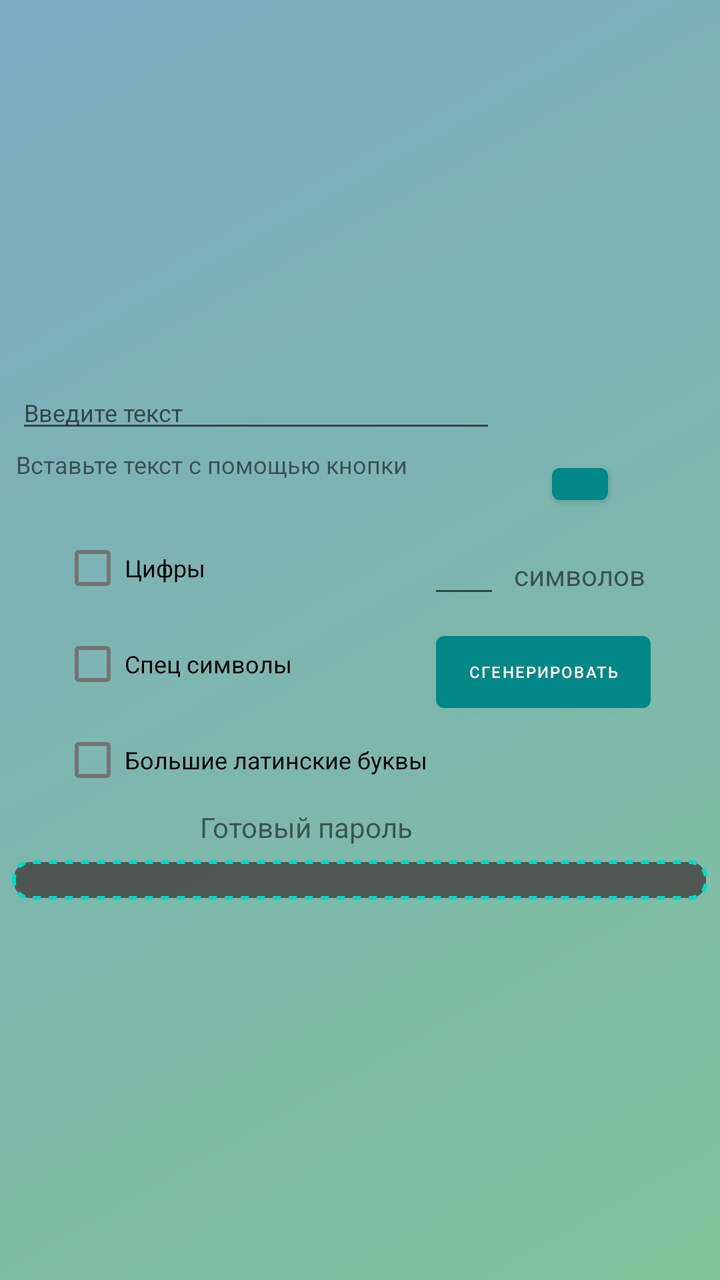
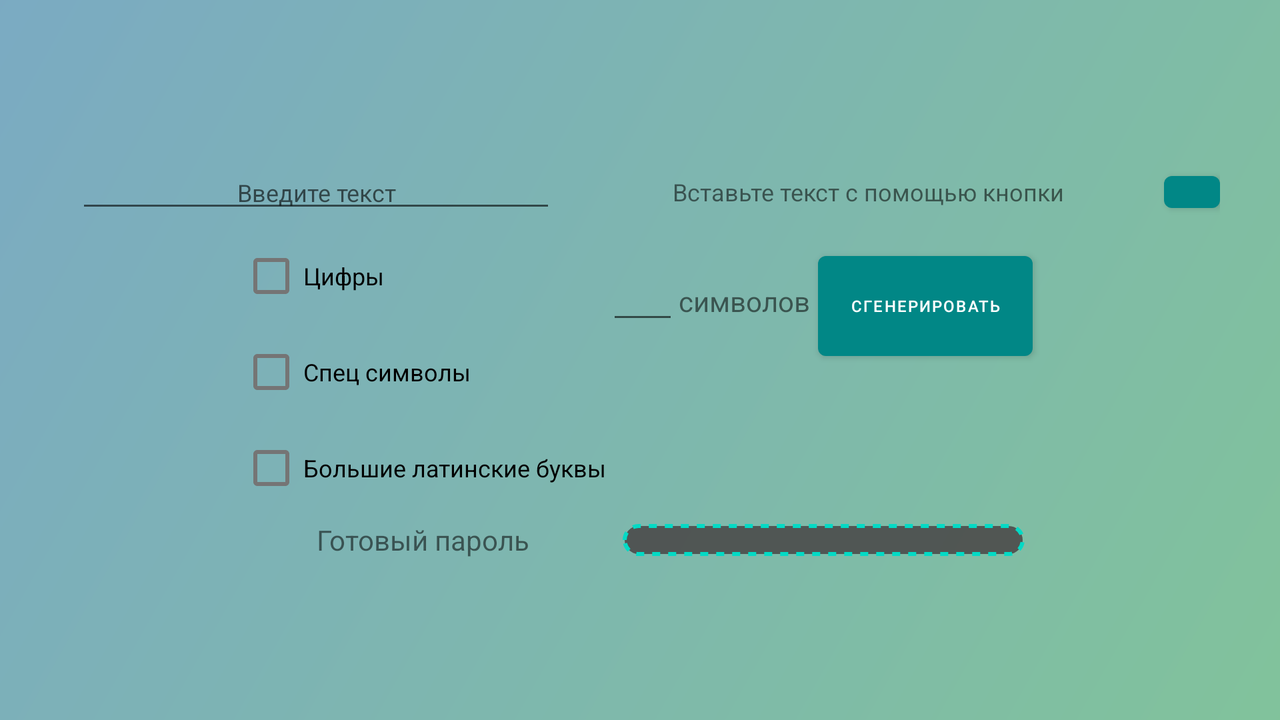

First picture: res/layout/ on a phone held upright. Second picture: the repository's own variant of that layout, on a device whose configuration matches the variant's folder. Source for both follows.
<!-- AndroidManifest.xml: application theme Theme.PasswordApp -->
<!-- res/layout/activity_main.xml -->
<?xml version="1.0" encoding="utf-8"?>
<LinearLayout xmlns:android="http://schemas.android.com/apk/res/android"
    xmlns:app="http://schemas.android.com/apk/res-auto"
    xmlns:tools="http://schemas.android.com/tools"
    android:id="@+id/main_linear_layout"
    android:layout_width="match_parent"
    android:layout_height="match_parent"
    android:gravity="center"
    android:orientation="vertical"
    android:scrollbarSize="@dimen/scrollbar_size"
    android:background="@drawable/main_background"
    tools:context=".MainActivity">

    <LinearLayout
        android:layout_width="match_parent"
        android:layout_height="@dimen/layout_row_height"
        android:orientation="horizontal">

        <EditText
            android:id="@+id/enter_text"
            android:layout_width="240dp"
            android:layout_height="wrap_content"
            android:layout_marginLeft="8dp"
            android:hint="@string/enter_text"
            android:textSize="12sp"></EditText>

        <ImageButton
            android:id="@+id/copy_button"
            android:layout_width="28dp"
            android:layout_height="28dp"
            android:layout_gravity="center"
            android:background="@android:color/transparent"
            android:foreground="@mipmap/copy"></ImageButton>
    </LinearLayout>

    <LinearLayout
        android:layout_width="match_parent"
        android:layout_height="@dimen/layout_row_height"
        android:orientation="horizontal">

        <TextView
            android:id="@+id/another_layout_text_view"
            android:layout_width="240dp"
            android:layout_height="match_parent"
            android:layout_alignLeft="@+id/enter_text"
            android:layout_alignRight="@+id/enter_text"
            android:layout_marginLeft="8dp"
            android:text="@string/paste_text"
            android:textSize="12sp" />

        <ImageButton
            android:id="@+id/paste_button"
            android:layout_width="28dp"
            android:layout_height="28dp"
            android:layout_gravity="center"
            android:background="@android:color/transparent"
            android:foreground="@mipmap/paste"></ImageButton>

        <Button
            android:id="@+id/translate_button"
            android:layout_width="28dp"
            android:layout_height="28dp"
            android:layout_gravity="center"
            android:text="@string/another_text_layout"
            android:textSize="@dimen/text_size" />
    </LinearLayout>

    <TableLayout
        android:layout_width="wrap_content"
        android:layout_height="wrap_content">

        <TableRow
            android:layout_width="match_parent"
            android:layout_height="match_parent" >

            <LinearLayout
                android:layout_width="match_parent"
                android:layout_height="match_parent"
                android:orientation="horizontal">

            </LinearLayout>

        </TableRow>

        <TableRow
            android:layout_width="match_parent"
            android:layout_height="match_parent">

            <FrameLayout
                android:layout_width="wrap_content"
                android:layout_height="wrap_content">

                <LinearLayout
                    android:layout_width="wrap_content"
                    android:layout_height="wrap_content"
                    android:orientation="vertical">

                    <CheckBox
                        android:id="@+id/numbers_check_box"
                        android:layout_width="wrap_content"
                        android:layout_height="wrap_content"
                        android:text="@string/password_generation_numbers"
                        android:textSize="12sp"
                        tools:layout_editor_absoluteX="@dimen/check_box_editor_x"
                        tools:layout_editor_absoluteY="@dimen/numbers_check_box_editor_y" />

                    <CheckBox
                        android:id="@+id/special_symb_check_box"
                        android:layout_width="wrap_content"
                        android:layout_height="wrap_content"
                        android:text="@string/password_generation_special_symb"
                        android:textSize="12sp"
                        tools:layout_editor_absoluteX="@dimen/check_box_editor_x"
                        tools:layout_editor_absoluteY="@dimen/special_symb_check_box_editor_y" />

                    <CheckBox
                        android:id="@+id/big_eng_check_box"
                        android:layout_width="wrap_content"
                        android:layout_height="wrap_content"
                        android:text="@string/password_generation_big_eng"
                        android:textSize="12sp"
                        tools:layout_editor_absoluteX="@dimen/check_box_editor_x"
                        tools:layout_editor_absoluteY="@dimen/big_eng_check_box_editor_y" />
                </LinearLayout>

            </FrameLayout>

            <LinearLayout
                android:layout_width="match_parent"
                android:layout_height="wrap_content"
                android:orientation="vertical">

                <LinearLayout
                    android:layout_width="match_parent"
                    android:layout_height="wrap_content">

                    <EditText
                        android:id="@+id/num_of_symbols_in_pswd"
                        android:layout_width="@dimen/layout_row_height"
                        android:layout_height="wrap_content"
                        android:layout_marginTop="8dp"
                        android:inputType="number"
                        android:textSize="14sp"></EditText>

                    <TextView
                        android:id="@+id/number_of_symbols_text"
                        android:layout_width="wrap_content"
                        android:layout_height="@dimen/layout_row_height"
                        android:layout_marginTop="8dp"
                        android:layout_weight="1"
                        android:freezesText="true"
                        android:gravity="center"
                        android:text="символов" />

                </LinearLayout>
                <Button
                    android:id="@+id/password_generate_button"
                    android:layout_width="wrap_content"
                    android:layout_height="match_parent"
                    android:layout_marginLeft="4dp"
                    android:layout_marginTop="8dp"
                    android:layout_marginRight="4dp"
                    android:layout_marginBottom="8dp"
                    android:text="@string/password_generation_generate"
                    android:textSize="8sp" />

            </LinearLayout>

        </TableRow>

        <TableRow
            android:layout_width="match_parent"
            android:layout_height="match_parent" />
    </TableLayout>

    <TextView
        android:id="@+id/ready_password_text_view"
        android:layout_width="@dimen/ready_password_text_view_width"
        android:layout_height="@dimen/pswd_strength_progress_bar_height"
        android:text="@string/ready_password"
        android:freezesText="true"/>

    <ImageView
        android:id="@+id/pswd_strength_progress_bar"
        android:src="@drawable/progress_bar_layer_list"
        android:padding="2dp"
        android:layout_width="match_parent"
        android:layout_height="@dimen/pswd_strength_progress_bar_height"
        android:layout_marginLeft="4dp"
        android:layout_marginRight="4dp"
        android:scrollbarSize="@dimen/scrollbar_size" />

</LinearLayout>
<!-- resources referenced by this layout -->
<resources>
  <dimen name="big_eng_check_box_editor_y">444dp</dimen>
  <dimen name="check_box_editor_x">36dp</dimen>
  <dimen name="layout_row_height">36dp</dimen>
  <dimen name="numbers_check_box_editor_y">386dp</dimen>
  <dimen name="pswd_strength_progress_bar_height">24dp</dimen>
  <dimen name="ready_password_text_view_width">160dp</dimen>
  <dimen name="scrollbar_size">8dp</dimen>
  <dimen name="text_size">8sp</dimen>
  <!-- drawable main_background (drawable) -->
  <?xml version="1.0" encoding="utf-8"?>
  <shape xmlns:android="http://schemas.android.com/apk/res/android"
      android:shape="rectangle">
      <gradient
          android:angle="135"
          android:endColor="#9923729a"
          android:startColor="#992d9a59" />
  </shape>
  <!-- drawable progress_bar_layer_list (drawable) -->
  <?xml version="1.0" encoding="utf-8"?>
  <layer-list xmlns:android="http://schemas.android.com/apk/res/android">
      <item>
          <shape android:shape="rectangle">
              <stroke
                  android:width="2dp"
                  android:color="@color/teal_200"
                  android:dashWidth="4dp"
                  android:dashGap="4dp" />
  
              <solid android:color="@color/gray" />
  
              <corners android:radius="8dp" />
          </shape>
      </item>
      <item
          android:bottom="4dp"
          android:left="4dp"
          android:right="4dp"
          android:top="4dp">
          <clip xmlns:android="http://schemas.android.com/apk/res/android"
              android:drawable="@drawable/progr_bar_gradient"
              android:clipOrientation="horizontal"
              android:gravity="start">
          </clip>
      </item>
  </layer-list>
  <!-- mipmap copy: webp bitmap (mipmap, 2430 bytes) -->
  <!-- mipmap paste: webp bitmap (mipmap, 3790 bytes) -->
  <string name="another_text_layout">EN ↔ RU</string>
  <string name="enter_text">Введите текст</string>
  <string name="password_generation_big_eng">Большие латинские буквы</string>
  <string name="password_generation_generate">Сгенерировать</string>
  <string name="password_generation_numbers">Цифры</string>
  <string name="password_generation_special_symb">Спец символы</string>
  <string name="paste_text">Вставьте текст с помощью кнопки</string>
  <string name="ready_password">Готовый пароль</string>
  <style name="Theme.PasswordApp" parent="Theme.MaterialComponents.DayNight.DarkActionBar">
          
          <item name="colorPrimary">@color/teal_700</item>
          <item name="colorPrimaryVariant">@color/teal_900</item>
          <item name="colorOnPrimary">@color/white</item>
          
          <item name="colorSecondary">@color/teal_900</item>
          <item name="colorSecondaryVariant">@color/teal_700</item>
          <item name="colorOnSecondary">@color/black</item>
          
          <item name="android:statusBarColor">?attr/colorPrimaryVariant</item>
          
      </style>
  <color name="teal_200">#FF03DAC5</color>
  <color name="gray">#E44C4A4A</color>
  <!-- drawable progr_bar_gradient (drawable) -->
  <?xml version="1.0" encoding="utf-8"?>
  <shape xmlns:android="http://schemas.android.com/apk/res/android">
      <gradient
          android:angle="0"
          android:endColor="#03F60D"
          android:centerColor="@color/yellow"
          android:startColor="#FF5B03"/>
      <corners android:radius="8dp" />
  </shape>
  <color name="teal_700">#FF018786</color>
  <color name="teal_900">#FF024746</color>
  <color name="white">#FFFFFFFF</color>
  <color name="black">#FF000000</color>
  <color name="yellow">#FFEB3B</color>
</resources>
<!-- res/layout-land/activity_main.xml (the repository's variant of the layout above) -->
<!-- drawn on the phone turned sideways -->
<?xml version="1.0" encoding="utf-8"?>
<LinearLayout xmlns:android="http://schemas.android.com/apk/res/android"
    xmlns:app="http://schemas.android.com/apk/res-auto"
    xmlns:tools="http://schemas.android.com/tools"
    android:id="@+id/main_linear_layout"
    android:layout_width="match_parent"
    android:layout_height="match_parent"
    android:gravity="center"
    android:orientation="vertical"
    android:scrollbarSize="@dimen/scrollbar_size"
    android:background="@drawable/main_background"
    tools:context=".MainActivity">

    <LinearLayout
        android:layout_width="wrap_content"
        android:layout_height="wrap_content"
        android:orientation="horizontal">

        <LinearLayout
            android:layout_width="match_parent"
            android:layout_height="@dimen/layout_row_height"
            android:orientation="horizontal">

            <EditText
                android:id="@+id/enter_text"
                android:layout_width="240dp"
                android:layout_height="wrap_content"
                android:layout_marginLeft="8dp"
                android:gravity="center"
                android:hint="@string/enter_text"
                android:textSize="12sp"></EditText>

            <ImageButton
                android:id="@+id/copy_button"
                android:layout_width="28dp"
                android:layout_height="28dp"
                android:layout_gravity="center"
                android:background="@android:color/transparent"
                android:foreground="@mipmap/copy"></ImageButton>
        </LinearLayout>

        <LinearLayout
            android:layout_width="match_parent"
            android:layout_height="@dimen/layout_row_height"
            android:orientation="horizontal">

            <TextView
                android:id="@+id/another_layout_text_view"
                android:layout_width="240dp"
                android:layout_height="match_parent"
                android:layout_alignLeft="@+id/enter_text"
                android:layout_alignRight="@+id/enter_text"
                android:layout_marginLeft="8dp"
                android:gravity="center"
                android:text="@string/paste_text"
                android:textSize="12sp" />

            <ImageButton
                android:id="@+id/paste_button"
                android:layout_width="28dp"
                android:layout_height="28dp"
                android:layout_gravity="center"
                android:background="@android:color/transparent"
                android:foreground="@mipmap/paste"></ImageButton>

            <Button
                android:id="@+id/translate_button"
                android:layout_width="28dp"
                android:layout_height="28dp"
                android:layout_gravity="center"
                android:text="@string/another_text_layout"
                android:textColorHighlight="@color/white"
                android:textColorHint="@color/white"
                android:textColorLink="@android:color/background_light"
                android:textSize="@dimen/text_size" />
        </LinearLayout>
    </LinearLayout>

    <TableLayout
        android:layout_width="wrap_content"
        android:layout_height="wrap_content">

        <TableRow
            android:layout_width="match_parent"
            android:layout_height="match_parent">

            <FrameLayout
                android:layout_width="wrap_content"
                android:layout_height="wrap_content">

                <LinearLayout
                    android:layout_width="wrap_content"
                    android:layout_height="wrap_content"
                    android:orientation="vertical">

                    <CheckBox
                        android:id="@+id/numbers_check_box"
                        android:layout_width="wrap_content"
                        android:layout_height="wrap_content"
                        android:text="@string/password_generation_numbers"
                        android:textSize="12sp"
                        tools:layout_editor_absoluteX="@dimen/check_box_editor_x"
                        tools:layout_editor_absoluteY="@dimen/numbers_check_box_editor_y" />

                    <CheckBox
                        android:id="@+id/special_symb_check_box"
                        android:layout_width="wrap_content"
                        android:layout_height="wrap_content"
                        android:text="@string/password_generation_special_symb"
                        android:textSize="12sp"
                        tools:layout_editor_absoluteX="@dimen/check_box_editor_x"
                        tools:layout_editor_absoluteY="@dimen/special_symb_check_box_editor_y" />

                    <CheckBox
                        android:id="@+id/big_eng_check_box"
                        android:layout_width="wrap_content"
                        android:layout_height="wrap_content"
                        android:text="@string/password_generation_big_eng"
                        android:textSize="12sp"
                        tools:layout_editor_absoluteX="@dimen/check_box_editor_x"
                        tools:layout_editor_absoluteY="@dimen/big_eng_check_box_editor_y" />
                </LinearLayout>

            </FrameLayout>

            <LinearLayout
                android:layout_width="match_parent"
                android:layout_height="match_parent">

                <EditText
                    android:id="@+id/num_of_symbols_in_pswd"
                    android:layout_width="@dimen/layout_row_height"
                    android:layout_height="wrap_content"
                    android:textSize="14sp"
                    android:layout_marginTop="8dp"></EditText>

                <TextView
                    android:id="@+id/number_of_symbols_text"
                    android:layout_width="wrap_content"
                    android:layout_height="@dimen/layout_row_height"
                    android:layout_marginTop="8dp"
                    android:layout_weight="1"
                    android:gravity="center"
                    android:text="символов" />

                <Button
                    android:id="@+id/password_generate_button"
                    android:layout_width="wrap_content"
                    android:layout_height="@dimen/password_generate_button_height"
                    android:layout_marginLeft="4dp"
                    android:layout_marginTop="8dp"
                    android:layout_marginRight="4dp"
                    android:layout_marginBottom="8dp"
                    android:text="@string/password_generation_generate"
                    android:textSize="8sp" />
            </LinearLayout>
        </TableRow>

        <TableRow
            android:layout_width="match_parent"
            android:layout_height="match_parent" >

            <TextView
                android:id="@+id/ready_password_text_view"
                android:layout_width="@dimen/ready_password_text_view_width"
                android:layout_height="@dimen/pswd_strength_progress_bar_height"
                android:gravity="center"
                android:text="@string/ready_password" />

            <ImageView
                android:id="@+id/pswd_strength_progress_bar"
                android:layout_width="match_parent"
                android:layout_height="@dimen/pswd_strength_progress_bar_height"
                android:layout_marginLeft="4dp"
                android:layout_marginRight="4dp"
                android:padding="4dp"
                android:scrollbarSize="@dimen/scrollbar_size"
                android:src="@drawable/progress_bar_layer_list" />
        </TableRow>
    </TableLayout>

</LinearLayout>
<!-- resources referenced by the variant -->
<!-- as the phone turned sideways resolves them -->
<resources>
  <color name="white">#FFFFFFFF</color>
  <dimen name="big_eng_check_box_editor_y">444dp</dimen>
  <dimen name="check_box_editor_x">36dp</dimen>
  <dimen name="layout_row_height">36dp</dimen>
  <dimen name="numbers_check_box_editor_y">386dp</dimen>
  <dimen name="password_generate_button_height">62dp</dimen>
  <dimen name="pswd_strength_progress_bar_height">24dp</dimen>
  <dimen name="ready_password_text_view_width">160dp</dimen>
  <dimen name="scrollbar_size">8dp</dimen>
  <dimen name="text_size">8sp</dimen>
  <!-- drawable main_background (drawable) -->
  <?xml version="1.0" encoding="utf-8"?>
  <shape xmlns:android="http://schemas.android.com/apk/res/android"
      android:shape="rectangle">
      <gradient
          android:angle="135"
          android:endColor="#9923729a"
          android:startColor="#992d9a59" />
  </shape>
  <!-- drawable progress_bar_layer_list (drawable) -->
  <?xml version="1.0" encoding="utf-8"?>
  <layer-list xmlns:android="http://schemas.android.com/apk/res/android">
      <item>
          <shape android:shape="rectangle">
              <stroke
                  android:width="2dp"
                  android:color="@color/teal_200"
                  android:dashWidth="4dp"
                  android:dashGap="4dp" />
  
              <solid android:color="@color/gray" />
  
              <corners android:radius="8dp" />
          </shape>
      </item>
      <item
          android:bottom="4dp"
          android:left="4dp"
          android:right="4dp"
          android:top="4dp">
          <clip xmlns:android="http://schemas.android.com/apk/res/android"
              android:drawable="@drawable/progr_bar_gradient"
              android:clipOrientation="horizontal"
              android:gravity="start">
          </clip>
      </item>
  </layer-list>
  <!-- mipmap copy: webp bitmap (mipmap, 2430 bytes) -->
  <!-- mipmap paste: webp bitmap (mipmap, 3790 bytes) -->
  <string name="another_text_layout">EN ↔ RU</string>
  <string name="enter_text">Введите текст</string>
  <string name="password_generation_big_eng">Большие латинские буквы</string>
  <string name="password_generation_generate">Сгенерировать</string>
  <string name="password_generation_numbers">Цифры</string>
  <string name="password_generation_special_symb">Спец символы</string>
  <string name="paste_text">Вставьте текст с помощью кнопки</string>
  <string name="ready_password">Готовый пароль</string>
  <style name="Theme.PasswordApp" parent="Theme.MaterialComponents.DayNight.DarkActionBar">
          
          <item name="colorPrimary">@color/teal_700</item>
          <item name="colorPrimaryVariant">@color/teal_900</item>
          <item name="colorOnPrimary">@color/white</item>
          
          <item name="colorSecondary">@color/teal_900</item>
          <item name="colorSecondaryVariant">@color/teal_700</item>
          <item name="colorOnSecondary">@color/black</item>
          
          <item name="android:statusBarColor">?attr/colorPrimaryVariant</item>
          
      </style>
  <color name="teal_200">#FF03DAC5</color>
  <color name="gray">#E44C4A4A</color>
  <!-- drawable progr_bar_gradient (drawable) -->
  <?xml version="1.0" encoding="utf-8"?>
  <shape xmlns:android="http://schemas.android.com/apk/res/android">
      <gradient
          android:angle="0"
          android:endColor="#03F60D"
          android:centerColor="@color/yellow"
          android:startColor="#FF5B03"/>
      <corners android:radius="8dp" />
  </shape>
  <color name="teal_700">#FF018786</color>
  <color name="teal_900">#FF024746</color>
  <color name="black">#FF000000</color>
  <color name="yellow">#FFEB3B</color>
</resources>
